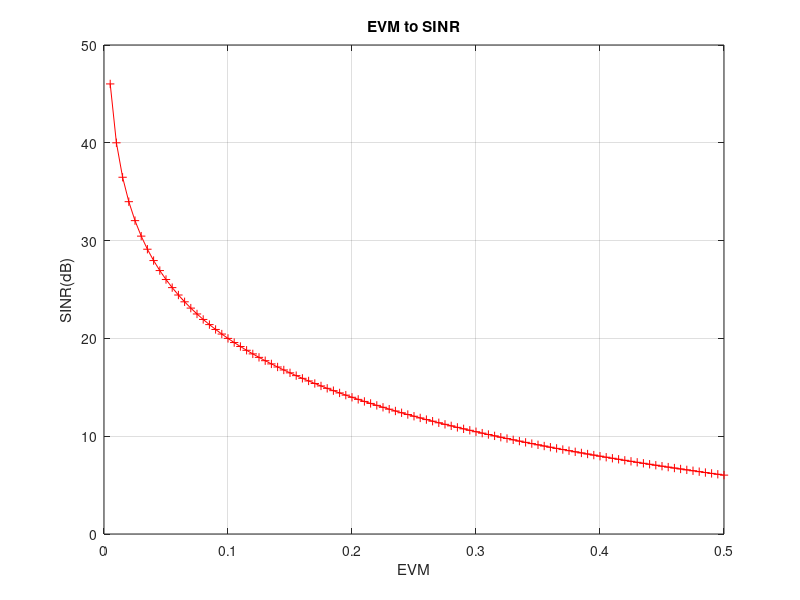

Source code (MATLAB):

clc;
clear;


evm = 0.005:0.005:0.50
sinr = 1./(evm.*evm);
sinr_db = 10*log10(sinr);

figure();
plot(evm,sinr_db,'r-+');
grid on;
xlabel('EVM');
ylabel('SINR(dB)')
title('EVM to SINR');



